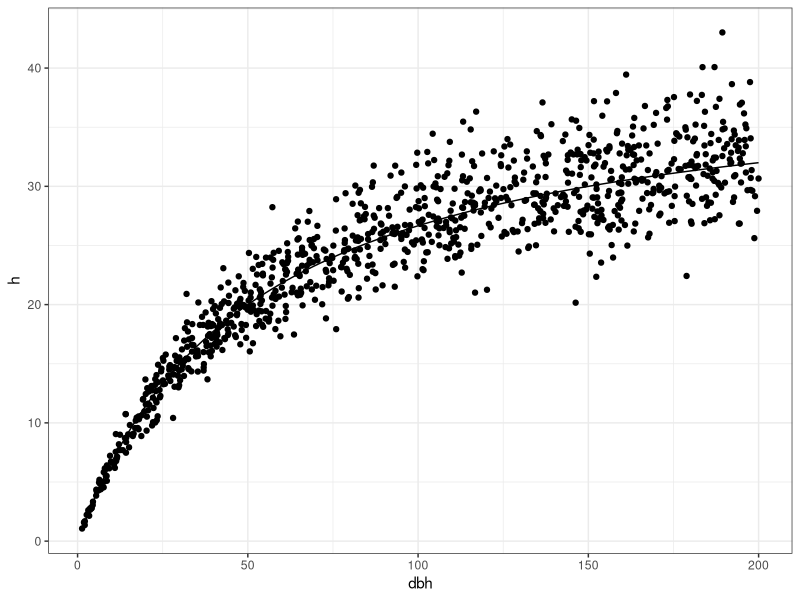
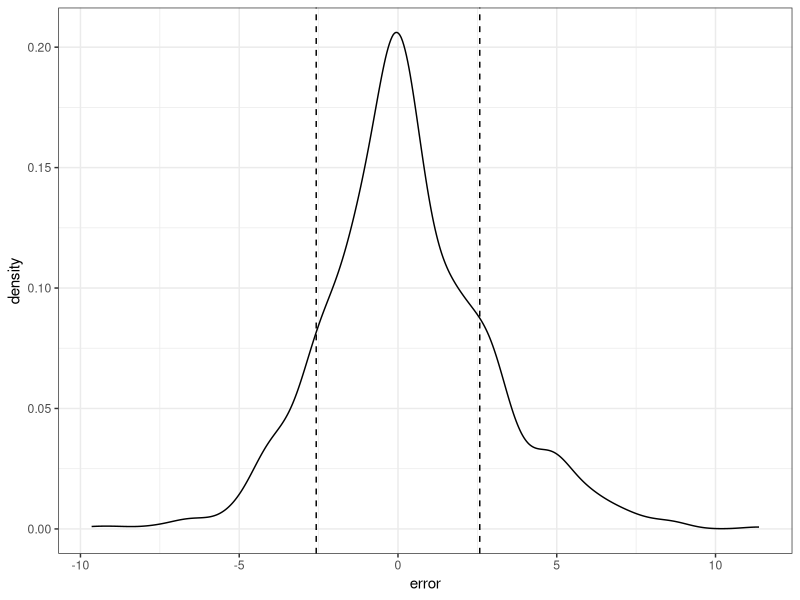
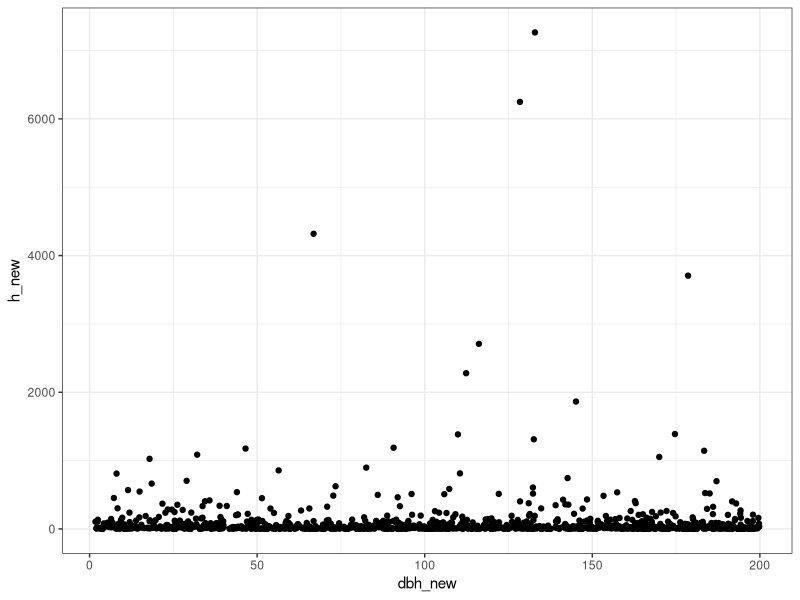

Source code (R) for these figures, in order:
## ---- chunk 1
#| message: false
#| warning: false
library(tidyverse)
## ---- chunk 2
n <- 1000
alpha <- 40
beta <- 50
sigma <- 0.1
dbh <- runif(n, 1, 200)
h <- (alpha * dbh/(beta+dbh))*exp(rnorm(n, sd = sigma))
data <- tibble(dbh, h)
ggplot(data, aes(dbh, h)) +
  geom_point() +
  stat_function(fun = function(x) alpha*x/(beta+x)) +
  theme_bw()
## ---- chunk 3
data$error <- data$h - alpha * dbh/(beta+dbh)
sde <- sd(data$error)
ggplot(data, aes(error)) +
  geom_density() +
  theme_bw() +
  geom_vline(xintercept = c(-sde, sde), linetype = "dashed")
## ---- chunk 4
dbh_new <- runif(n, 1, 200)
h_new <- (alpha * dbh/(beta+dbh))*exp(rnorm(n, sd = sqrt(sde)))
data_new <- tibble(dbh_new, h_new)
ggplot(data, aes(dbh_new, h_new)) +
  geom_point() +
  stat_function(fun = function(x) alpha*x/(beta+x)) +
  theme_bw()
